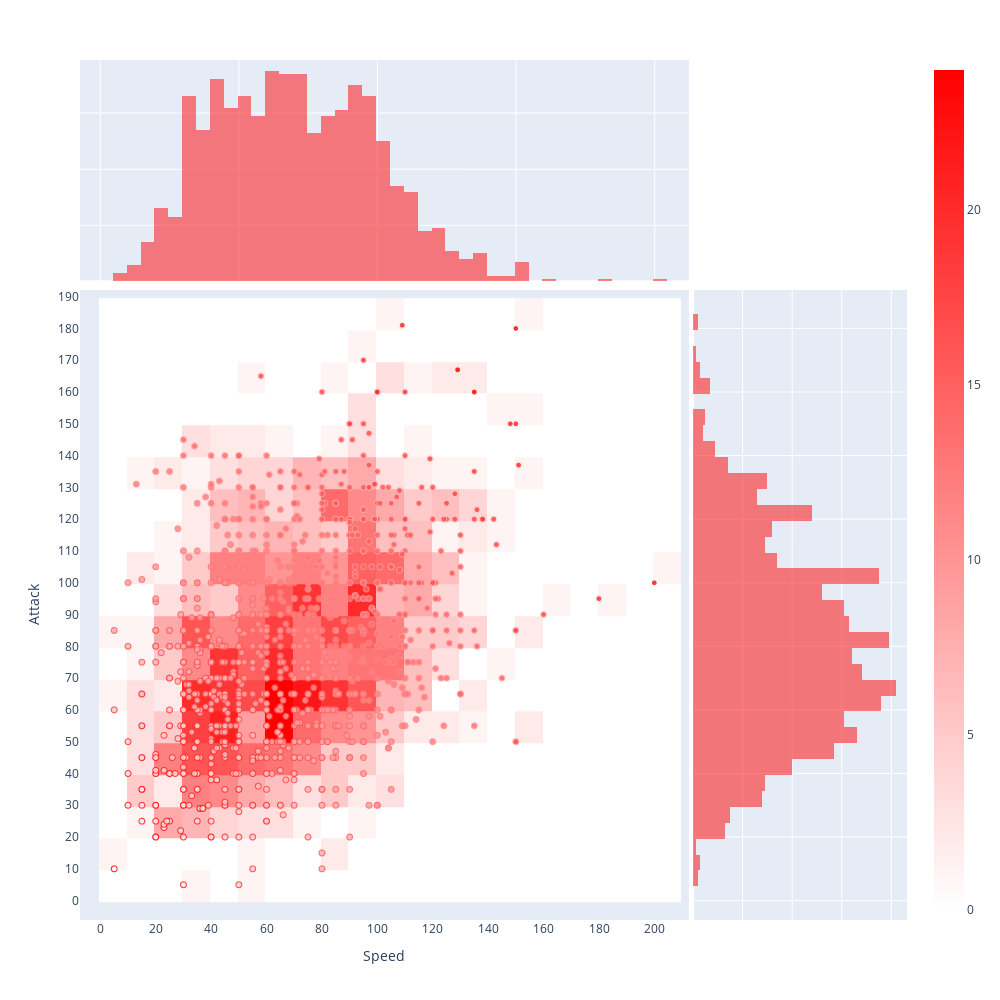

The code cell stored with this chart in its notebook:
### Markdown cell above
Bright Red (#FF4500) - Warm tone

Orange (#FFA500) - Similar to Bright Red

Teal (#008080) - Cool tone

Blue (#0000FF) - Similar to Teal

Vibrant Yellow (#FFFF00) - Highly contrasting

Deep Purple (#800080) - Highly contrasting

### Code cell
fig = go.Figure()

"""
common_template = ('Open: %{customdata[0]:.2f}<br>' +
'High: %{customdata[1]:.2f}<br>' +
'Low: %{customdata[2]:.2f}<br>' +
'Adj Close: %{customdata[4]:.2f}<br>' +
'Volume: %{customdata[5]}')
"""

fig = px.scatter(data, x="Speed", y="Attack", marginal_x="histogram", marginal_y="histogram", hover_name="Name",color_discrete_sequence=["#FF0000"])
fig.update_traces(marker=dict(size=6,
                              opacity=0.8,
                              color=(data["Attack"]*data["Attack"] + data["Speed"]*data["Speed"]).apply(np.sqrt),
                              colorscale=[[0, '#FFFFFF'], [1, '#ff0000']],
                              line=dict(width=1,
                                        color=(data["Attack"]*data["Attack"] + data["Speed"]*data["Speed"]).apply(np.sqrt),
                                        colorscale=[[0, '#ff0000'], [1, '#ffffff']],)),
                  selector=dict(mode='markers'))

x = data['Speed']
y = data['Attack']
names = data['Name']

print((x.max()-x.min())/5)




fig.add_trace(go.Histogram2d(
    x=x,
    y=y,
    colorscale=[[0, '#FFFFFF'], [1, '#ff0000']],
    zmax=None,
    nbinsx=int((x.max()-x.min())/5),
    nbinsy=int((y.max()-y.min())/5),
    zauto=True,
))


fig.update_layout(
    xaxis=dict( ticks='', showgrid=False, zeroline=False, nticks=20 ),
    yaxis=dict( ticks='', showgrid=False, zeroline=False, nticks=20 ),
    autosize=False,
    height=1000,
    width=1000,
    hovermode='closest',
    xaxis_title=dict(text='Speed'),
    yaxis_title=dict(text='Attack'),
)


fig.show()

### Figure 1 — Plotly figure (JSON) as saved in the notebook; plotly's stock layout.template omitted (floating-point values rounded to 4 significant figures; data arrays with more than 128 entries replaced by an {"elided": "..."} marker saying what was removed)
{"data": [{"hovertemplate": "<b>%{hovertext}</b><br><br>Speed=%{x}<br>Attack=%{y}<extra></extra>", "hovertext": {"elided": "1179 str values"}, "legendgroup": "", "marker": {"color": {"elided": "1179 float values"}, "colorscale": [[0, "#FFFFFF"], [1, "#ff0000"]], "line": {"color": {"elided": "1179 float values"}, "colorscale": [[0, "#ff0000"], [1, "#ffffff"]], "width": 1}, "opacity": 0.8, "size": 6, "symbol": "circle"}, "mode": "markers", "name": "", "showlegend": false, "type": "scattergl", "x": {"elided": "1179 int values"}, "xaxis": "x", "y": {"elided": "1179 int values"}, "yaxis": "y"}, {"alignmentgroup": "True", "bingroup": "x", "hovertemplate": "Speed=%{x}<br>count=%{y}<extra></extra>", "legendgroup": "", "marker": {"color": "#FF0000"}, "name": "", "offsetgroup": "", "opacity": 0.5, "showlegend": false, "type": "histogram", "x": {"elided": "1179 int values"}, "xaxis": "x3", "yaxis": "y3"}, {"alignmentgroup": "True", "bingroup": "y", "hovertemplate": "Attack=%{y}<br>count=%{x}<extra></extra>", "legendgroup": "", "marker": {"color": "#FF0000"}, "name": "", "offsetgroup": "", "opacity": 0.5, "showlegend": false, "type": "histogram", "xaxis": "x2", "y": {"elided": "1179 int values"}, "yaxis": "y2"}, {"colorscale": [[0, "#FFFFFF"], [1, "#ff0000"]], "nbinsx": 39, "nbinsy": 35, "type": "histogram2d", "x": {"elided": "1179 int values"}, "y": {"elided": "1179 int values"}, "zauto": true}], "layout": {"autosize": false, "barmode": "overlay", "height": 1000, "hovermode": "closest", "legend": {"tracegroupgap": 0}, "margin": {"t": 60}, "width": 1000, "xaxis": {"anchor": "y", "domain": [0, 0.7363], "nticks": 20, "showgrid": false, "ticks": "", "title": {"text": "Speed"}, "zeroline": false}, "xaxis2": {"anchor": "y2", "domain": [0.7413, 1], "matches": "x2", "showgrid": true, "showline": false, "showticklabels": false, "ticks": ""}, "xaxis3": {"anchor": "y3", "domain": [0, 0.7363], "matches": "x", "showgrid": true, "showticklabels": false}, "xaxis4": {"anchor": "y4", "domain": [0.7413, 1], "matches": "x2", "showgrid": true, "showline": false, "showticklabels": false, "ticks": ""}, "yaxis": {"anchor": "x", "domain": [0, 0.7326], "nticks": 20, "showgrid": false, "ticks": "", "title": {"text": "Attack"}, "zeroline": false}, "yaxis2": {"anchor": "x2", "domain": [0, 0.7326], "matches": "y", "showgrid": true, "showticklabels": false}, "yaxis3": {"anchor": "x3", "domain": [0.7426, 1], "matches": "y3", "showgrid": true, "showline": false, "showticklabels": false, "ticks": ""}, "yaxis4": {"anchor": "x4", "domain": [0.7426, 1], "matches": "y3", "showgrid": true, "showline": false, "showticklabels": false, "ticks": ""}}}
